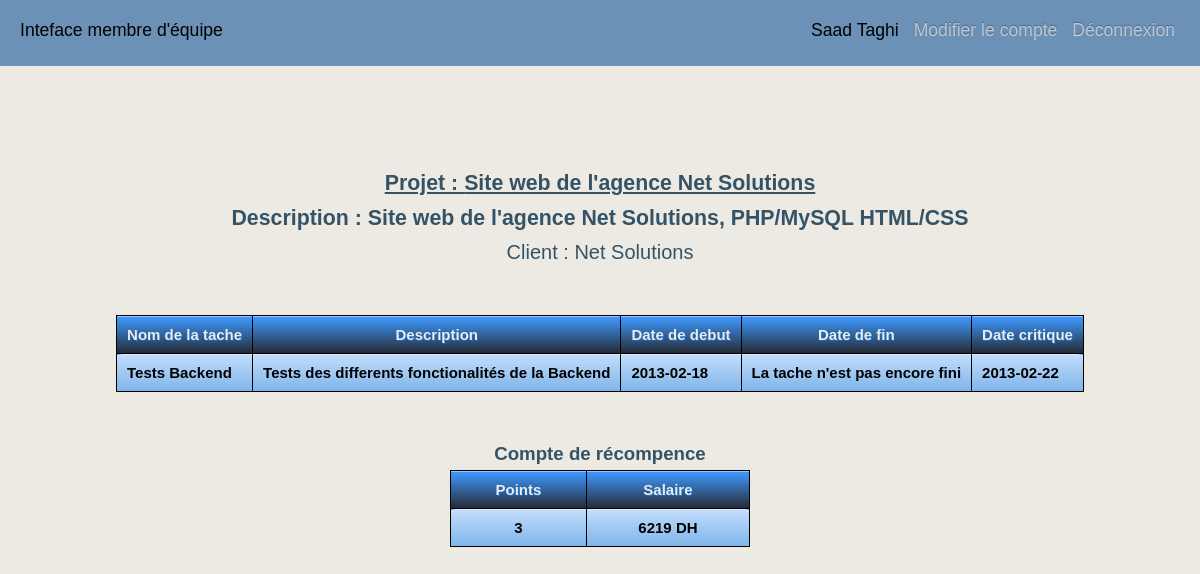
/profiles/membre_equipe.php (signed in), run on the app's committed database.
### tables this page shows
CREATE TABLE IF NOT EXISTS `projet` (
  `ID` int(11) NOT NULL AUTO_INCREMENT,
  `ClientID` int(11) NOT NULL,
  `Chef de projetID` int(11) NOT NULL,
  `Nom_projet` varchar(255) DEFAULT NULL,
  `Desc_projet` varchar(255) DEFAULT NULL,
  `Date_debut` date DEFAULT NULL,
  `Date_fin` date DEFAULT NULL,
  `Durrée_estimé` int(11) NOT NULL,
  PRIMARY KEY (`ID`),
  KEY `responsable sur` (`Chef de projetID`),
  KEY `client_projet` (`ClientID`)
);

CREATE TABLE IF NOT EXISTS `client` (
  `ID` int(11) NOT NULL AUTO_INCREMENT,
  `Nom` varchar(255) DEFAULT NULL,
  `Tel` varchar(255) DEFAULT NULL,
  `Email` varchar(255) DEFAULT NULL,
  `Adresse` varchar(255) DEFAULT NULL,
  `Login` varchar(255) DEFAULT NULL,
  `Password` varchar(255) DEFAULT NULL,
  PRIMARY KEY (`ID`)
);

### profiles/membre_equipe.php (the view, shortened to what this page needs)
<!DOCTYPE HTML>
<html>
	<head>
		<link rel="stylesheet" href="../css/style.css">
		<link rel="stylesheet" href="../css/global.css">
	</head>
	<body>
		<?php
			$projet_results = mysql_query("SELECT * FROM `projet`");
			while($row = mysql_fetch_array($projet_results)){
				if( $_SESSION['id_chef_projet'] == $row['Chef de projetID'] ){
					$nom_projet = $row['Nom_projet'];
					$desc_projet = $row['Desc_projet'];
					$client_projet = $row['ClientID'];
					$client_projet = mysql_fetch_array(mysql_query("SELECT `Nom` FROM  `client` WHERE  `ID` =".$client_projet));
					$client_projet = $client_projet['Nom'];
				}
			}
			$Nom_tache_cr = mysql_fetch_array(mysql_query("SELECT * FROM `tache critique` WHERE `Membre equipeID` = ".$_SESSION['id_compte']));
			$Nom_tache_nncr = mysql_fetch_array(mysql_query("SELECT * FROM `tache non critique` WHERE `Membre equipeID` = ".$_SESSION['id_compte']));
			$type_tache = "";
			if($Nom_tache_cr != NULL){
				$type_tache = "tache_critique";
			}else{
				if($Nom_tache_nncr != NULL){
					$type_tache = "tache_non_critique";
				}else{
					$type_tache = "";
				}
			}
			if(isset($_SESSION['login'])){
		?>
		<div id="welcome" class="main">
			<div id="head">
				<div id="titre">Inteface membre d'équipe</div>
				<div id="compte">
					<span id="nom"><?php echo $_SESSION['nom']; ?></span>
					<a href="../modifier_compte.php">Modifier le compte</a>
					<a href="../logout.php">Déconnexion</a>
				</div>
			</div>
		<?php
			if(isset($nom_projet)){
		?>
			<div id="nom_projet">Projet : <?php echo $nom_projet; ?></div>
			<div id="desc_projet">Description : <?php echo $desc_projet; ?></div>
			<div id="client_projet">Client : <?php echo $client_projet; ?></div>
			<br><br>
		<?php
			}else{
				echo "<div id='nom_projet'>Vous n'est affecté à aucun projet en ce moment</div>";
			}
		?>
			<?php
				if($type_tache == "tache_critique"){
			?>
			<div id="liste_tache_crt">
				<table  class="table_style">
					<thead>
						<tr>
							<th>Nom de la tache</th>
							<th>Description</th>
							<th>Date de debut</th>
							<th>Date de fin</th>
							<th>Date critique</th>
						</tr>
					</thead>
					<tbody>
						<?php
							$Nom_tache = $Nom_tache_cr['Nom_tache'];
							$Desc_tache = $Nom_tache_cr['Desc_tache'];
							$Date_debut = $Nom_tache_cr['Date_debut'];
							$Date_fin = $Nom_tache_cr['Date_fin'];
							if(!isset($Date_fin)){
								$Date_fin = "La tache n'est pas encore fini";
							}
							$Date_critique = $Nom_tache_cr['Date_critique'];
							echo "<tr>
									<td>".$Nom_tache."</td>
									<td>".$Desc_tache."</td>
									<td>".$Date_debut."</td>
									<td>".$Date_fin."</td>
									<td>".$Date_critique."</td>
								</tr>";
						?>
					</tbody>
				</table>
			</div>
			<br><br>
			<?php
				}
			?>
			<div id="compte_recomp_ttr">Compte de récompence</div>
			<div id="compte_recomp">
				<table class="table_style">
					<thead>
						<tr>
							<th>Points</th>
							<th>Salaire</th>
						</tr>
					</thead>
					<tbody>
						<?php
							$id_compte = $_SESSION['id_compte'];
							$compte_recomp_results = mysql_query("SELECT * FROM `compte de récompence` WHERE `Membre equipeID` =".$id_compte);
							while($row = mysql_fetch_array($compte_recomp_results)){
								$Points = $row['Points'];
								$salaire = $row['salaire'];
								echo "<tr>
										<td>".$Points."</td>
										<td>".$salaire." DH</td>
									</tr>";
							}
						?>
					</tbody>
				</table>
			</div>
		</div>
		<br><br>
		<?php
			}else{
				echo "logged out";
				header('Location: ../index.php');
			}
		?>
	</body>
</html>

### css/style.css (style rules this page uses)
html { font-family: arial; font-size: 16px; }
.main #nom_projet { margin-top: 100px; text-align: center; padding: 5px; font-weight: bold; font-size: 16pt; text-decoration: underline; color: rgb(52, 83, 102); }
.main #desc_projet { text-align: center; padding: 5px; font-weight: bold; font-size: 16pt; color: rgb(52, 83, 102); }
.main #client_projet { text-align: center; padding: 5px; font-size: 15pt; color: rgb(52, 83, 102); }
.main #liste_membre td, th { padding: 10px; border: 1px black solid; }
.main #liste_tache_nncrt td, th { padding: 10px; border: 1px black solid; }
.main #liste_tache_crt table { margin: auto; border-collapse: collapse; }
.main #liste_tache_crt tbody { font-size: 14px; }
.main #liste_tache_crt, .main #liste_tache_crt, .main #liste_membre { margin: 10px; }
.main #liste_tache_crt td, th { padding: 10px; border: 1px black solid; }
.main #compte_recomp table { margin: auto; border-collapse: collapse; min-width: 300px; text-align: center; }
.main #compte_recomp td, th { padding: 10px; border: 1px black solid; }
.main #compte_recomp_ttr { text-align: center; padding: 5px; font-weight: bold; font-size: 14pt; color: rgb(52, 83, 102); }

### css/global.css (style rules this page uses)
html { background-color: #EDEAE3; }
body { margin: 0; }
.main a { color: rgba(255,255,255,0.6); text-shadow: 0 -1px 1px rgba(0,0,0,0.3); text-decoration: none; }
.main #head { background-color: rgb(108, 145, 182); width: 100%; height:66px }
.main #titre { position: absolute; padding: 20px; font-size: 1.1em; }
.main #compte { position: absolute; right: 0; padding: 20px; font-size: 1.1em; }
.main #compte span, a { padding: 5px; }
#liste_tache_crt, #liste_tache_nncrt { margin:10px; }
.table_style thead tr { -moz-box-shadow:inset 0px 1px 0px 0px #97c4fe; -webkit-box-shadow:inset 0px 1px 0px 0px #97c4fe; box-shadow:inset 0px 1px 0px 0px #97c4fe; background:-webkit-gradient( linear, left top, left bottom, color-stop(0.05, #3d94f6), color-stop(1, #252b36) ); background:-moz-linear-gradient( center top, #3d94f6 5%, #252b36 100% ); filter:progid:DXImageTransform.Microsoft.gradient(startColorstr='#3d94f6', endColorstr='#252b36'); background-color:#3d94f6; border:1px solid #337fed; color:rgb(235, 235, 235); font-family:arial; font-size:15px; font-weight:bold; padding:6px 24px; text-decoration:none; text-shadow:1px 1px 0px #1570cd; }
.table_style tbody tr:nth-child(odd) { -moz-box-shadow:inset 0px 1px 0px 0px #dcecfb; -webkit-box-shadow:inset 0px 1px 0px 0px #dcecfb; box-shadow:inset 0px 1px 0px 0px #dcecfb; background:-webkit-gradient( linear, left top, left bottom, color-stop(0.05, #bddbfa), color-stop(1, #80b5ea) ); background:-moz-linear-gradient( center top, #bddbfa 5%, #80b5ea 100% ); filter:progid:DXImageTransform.Microsoft.gradient(startColorstr='#bddbfa', endColorstr='#80b5ea'); background-color:#bddbfa; -moz-border-radius:6px; -webkit-border-radius:6px; border-radius:6px; border:1px solid #84bbf3; color:#000; font-family:arial; font-size:15px; font-weight:bold; padding:6px 24px; text-decoration:none; }

### data on the page
projet: Nom_projet "Site web de l'agence Net Solutions", Desc_projet "Site web de l'agence Net Solutions, PHP/MySQL HTML/CSS"
client: Nom "Net Solutions"
tache critique: Nom_tache "Tests Backend", Desc_tache "Tests des differents fonctionalités de la Backend", Date_debut "2013-02-18", Date_critique "2013-02-22"
compte de récompence: Points "3", salaire "6219"

### other printed values
$_SESSION['nom'] "Saad Taghi"
$Date_fin "La tache n'est pas encore fini"
